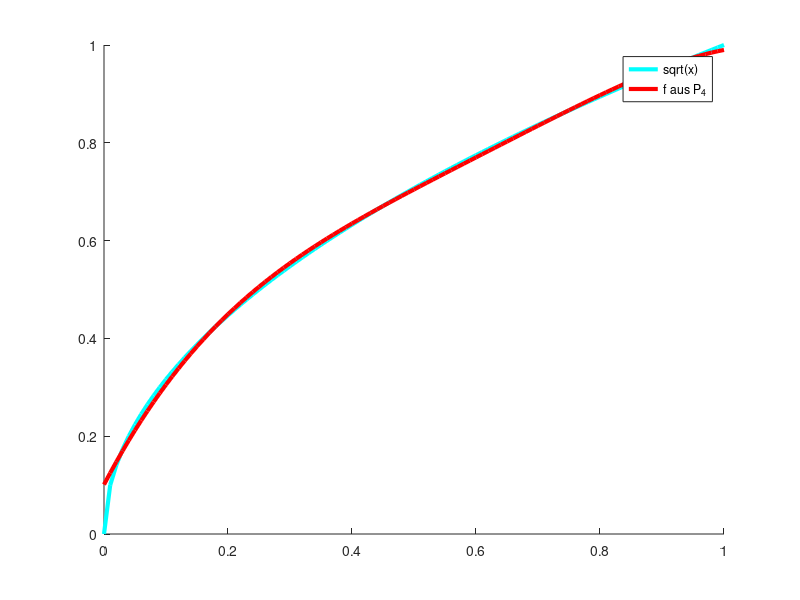
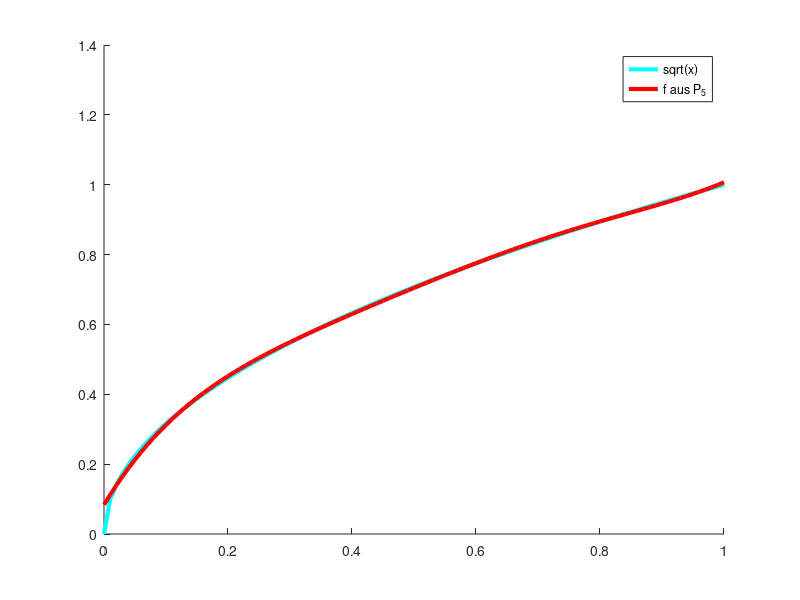
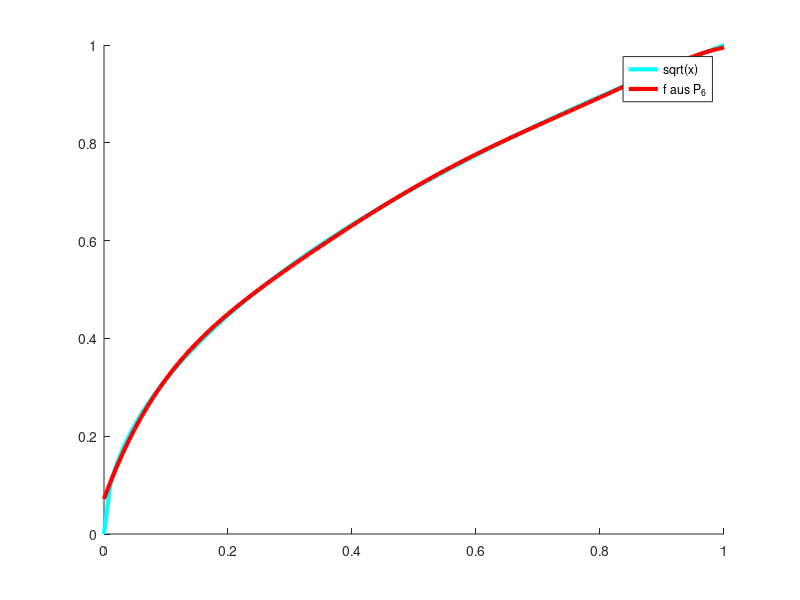
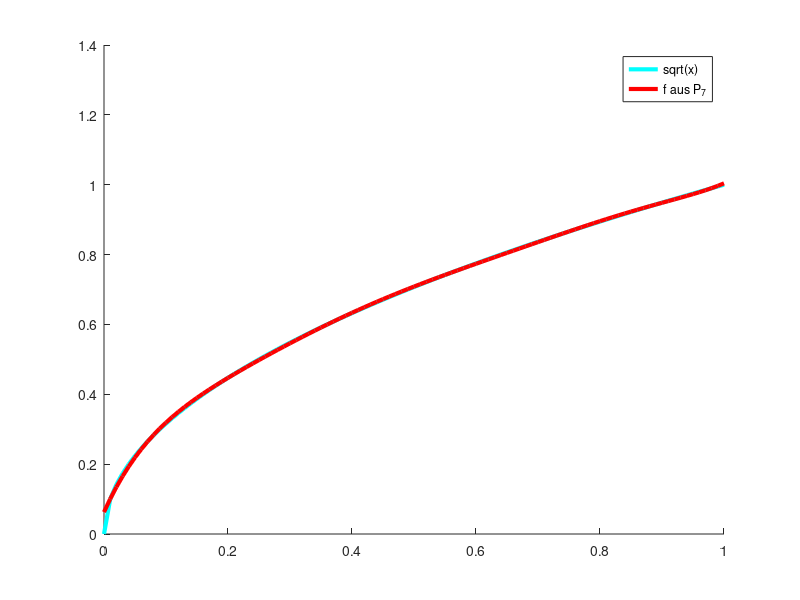

The MATLAB script that drew these images, in order:
for n = 4:7
  A = zeros(n + 1, n + 1);
  b = zeros(n + 1, 1);

  for i = 1:(n + 1)
    for j = 1:(n + 1)
      A(i, j) = 1 / (i - 1 + j);
    end
  end

  for i = 1:(n + 1)
    b(i) = 2 / (1 + 2 * i);
  end

  coeffs = A \ b;

  x = 0:0.01:1;
  y = zeros(1, length(x));

  % Polynom auswerten
  for i = 1:(n + 1)
    y = y + coeffs(i) * (x .^ (i - 1));
  end

  figure;
  hold on;
  plot(x, sqrt(x), 'c', 'LineWidth', 3, 'DisplayName', 'sqrt(x)');
  plot(x, y, 'r', 'LineWidth', 3, 'DisplayName', strcat("f aus P_", num2str(n)));
  legend('show');
  hold off;
end
